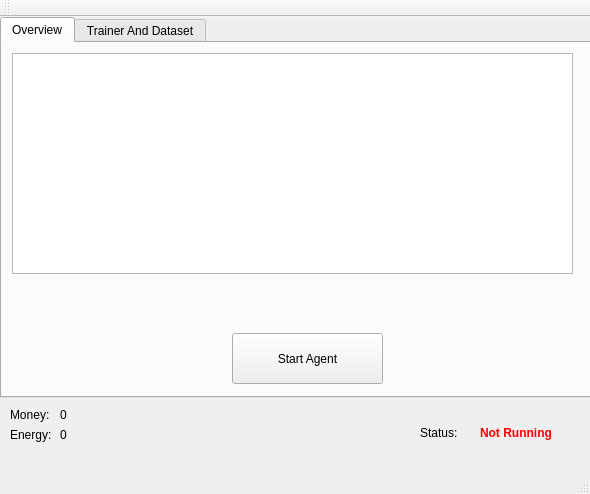
<?xml version="1.0" encoding="UTF-8"?>
<ui version="4.0">
 <class>MainWindow</class>
 <widget class="QMainWindow" name="MainWindow">
  <property name="geometry">
   <rect>
    <x>0</x>
    <y>0</y>
    <width>590</width>
    <height>494</height>
   </rect>
  </property>
  <property name="windowTitle">
   <string>MainWindow</string>
  </property>
  <widget class="QWidget" name="centralWidget">
   <widget class="QTabWidget" name="tabWidget">
    <property name="geometry">
     <rect>
      <x>0</x>
      <y>0</y>
      <width>591</width>
      <height>381</height>
     </rect>
    </property>
    <property name="currentIndex">
     <number>0</number>
    </property>
    <widget class="QWidget" name="tab">
     <attribute name="title">
      <string>Overview</string>
     </attribute>
     <widget class="QPushButton" name="btnStartAgent">
      <property name="geometry">
       <rect>
        <x>230</x>
        <y>290</y>
        <width>151</width>
        <height>51</height>
       </rect>
      </property>
      <property name="text">
       <string>Start Agent</string>
      </property>
     </widget>
     <widget class="QTableWidget" name="tblOverview">
      <property name="geometry">
       <rect>
        <x>10</x>
        <y>10</y>
        <width>561</width>
        <height>221</height>
       </rect>
      </property>
     </widget>
    </widget>
    <widget class="QWidget" name="tabTrainer">
     <attribute name="title">
      <string>Trainer And Dataset</string>
     </attribute>
     <widget class="QLabel" name="label_4">
      <property name="geometry">
       <rect>
        <x>10</x>
        <y>20</y>
        <width>91</width>
        <height>16</height>
       </rect>
      </property>
      <property name="text">
       <string>Dataset used:</string>
      </property>
     </widget>
     <widget class="QLabel" name="lblDatasetFile">
      <property name="geometry">
       <rect>
        <x>110</x>
        <y>10</y>
        <width>271</width>
        <height>61</height>
       </rect>
      </property>
      <property name="text">
       <string>DatasetFile</string>
      </property>
     </widget>
     <widget class="QLabel" name="label_6">
      <property name="geometry">
       <rect>
        <x>10</x>
        <y>100</y>
        <width>91</width>
        <height>16</height>
       </rect>
      </property>
      <property name="text">
       <string>Trainer file:</string>
      </property>
     </widget>
     <widget class="QLabel" name="lblTrainerFile">
      <property name="geometry">
       <rect>
        <x>100</x>
        <y>90</y>
        <width>251</width>
        <height>41</height>
       </rect>
      </property>
      <property name="text">
       <string>2011_2013_daily_NOK</string>
      </property>
     </widget>
     <widget class="QPushButton" name="btnTrainData">
      <property name="geometry">
       <rect>
        <x>210</x>
        <y>290</y>
        <width>141</width>
        <height>51</height>
       </rect>
      </property>
      <property name="text">
       <string>Start Training</string>
      </property>
     </widget>
    </widget>
   </widget>
   <widget class="QLabel" name="label">
    <property name="geometry">
     <rect>
      <x>10</x>
      <y>390</y>
      <width>57</width>
      <height>15</height>
     </rect>
    </property>
    <property name="text">
     <string>Money:</string>
    </property>
   </widget>
   <widget class="QLabel" name="lblCurrMoney">
    <property name="geometry">
     <rect>
      <x>60</x>
      <y>390</y>
      <width>57</width>
      <height>15</height>
     </rect>
    </property>
    <property name="text">
     <string>0</string>
    </property>
   </widget>
   <widget class="QLabel" name="lblCurrEnergy">
    <property name="geometry">
     <rect>
      <x>60</x>
      <y>410</y>
      <width>57</width>
      <height>15</height>
     </rect>
    </property>
    <property name="text">
     <string>0</string>
    </property>
   </widget>
   <widget class="QLabel" name="label_2">
    <property name="geometry">
     <rect>
      <x>10</x>
      <y>410</y>
      <width>57</width>
      <height>15</height>
     </rect>
    </property>
    <property name="text">
     <string>Energy:</string>
    </property>
   </widget>
   <widget class="QLabel" name="label_5">
    <property name="geometry">
     <rect>
      <x>420</x>
      <y>400</y>
      <width>51</width>
      <height>31</height>
     </rect>
    </property>
    <property name="text">
     <string>Status:</string>
    </property>
   </widget>
   <widget class="QLabel" name="lblStatus">
    <property name="geometry">
     <rect>
      <x>480</x>
      <y>400</y>
      <width>101</width>
      <height>31</height>
     </rect>
    </property>
    <property name="palette">
     <palette>
      <active>
       <colorrole role="WindowText">
        <brush brushstyle="SolidPattern">
         <color alpha="255">
          <red>255</red>
          <green>0</green>
          <blue>0</blue>
         </color>
        </brush>
       </colorrole>
       <colorrole role="Button">
        <brush brushstyle="SolidPattern">
         <color alpha="255">
          <red>0</red>
          <green>255</green>
          <blue>0</blue>
         </color>
        </brush>
       </colorrole>
       <colorrole role="Light">
        <brush brushstyle="SolidPattern">
         <color alpha="255">
          <red>127</red>
          <green>255</green>
          <blue>127</blue>
         </color>
        </brush>
       </colorrole>
       <colorrole role="Midlight">
        <brush brushstyle="SolidPattern">
         <color alpha="255">
          <red>63</red>
          <green>255</green>
          <blue>63</blue>
         </color>
        </brush>
       </colorrole>
       <colorrole role="Dark">
        <brush brushstyle="SolidPattern">
         <color alpha="255">
          <red>0</red>
          <green>127</green>
          <blue>0</blue>
         </color>
        </brush>
       </colorrole>
       <colorrole role="Mid">
        <brush brushstyle="SolidPattern">
         <color alpha="255">
          <red>0</red>
          <green>170</green>
          <blue>0</blue>
         </color>
        </brush>
       </colorrole>
       <colorrole role="Text">
        <brush brushstyle="SolidPattern">
         <color alpha="255">
          <red>0</red>
          <green>255</green>
          <blue>0</blue>
         </color>
        </brush>
       </colorrole>
       <colorrole role="BrightText">
        <brush brushstyle="SolidPattern">
         <color alpha="255">
          <red>255</red>
          <green>255</green>
          <blue>255</blue>
         </color>
        </brush>
       </colorrole>
       <colorrole role="ButtonText">
        <brush brushstyle="SolidPattern">
         <color alpha="255">
          <red>0</red>
          <green>255</green>
          <blue>0</blue>
         </color>
        </brush>
       </colorrole>
       <colorrole role="Base">
        <brush brushstyle="SolidPattern">
         <color alpha="255">
          <red>255</red>
          <green>255</green>
          <blue>255</blue>
         </color>
        </brush>
       </colorrole>
       <colorrole role="Window">
        <brush brushstyle="SolidPattern">
         <color alpha="255">
          <red>0</red>
          <green>255</green>
          <blue>0</blue>
         </color>
        </brush>
       </colorrole>
       <colorrole role="Shadow">
        <brush brushstyle="SolidPattern">
         <color alpha="255">
          <red>0</red>
          <green>0</green>
          <blue>0</blue>
         </color>
        </brush>
       </colorrole>
       <colorrole role="AlternateBase">
        <brush brushstyle="SolidPattern">
         <color alpha="255">
          <red>127</red>
          <green>255</green>
          <blue>127</blue>
         </color>
        </brush>
       </colorrole>
       <colorrole role="ToolTipBase">
        <brush brushstyle="SolidPattern">
         <color alpha="255">
          <red>255</red>
          <green>255</green>
          <blue>220</blue>
         </color>
        </brush>
       </colorrole>
       <colorrole role="ToolTipText">
        <brush brushstyle="SolidPattern">
         <color alpha="255">
          <red>0</red>
          <green>255</green>
          <blue>0</blue>
         </color>
        </brush>
       </colorrole>
      </active>
      <inactive>
       <colorrole role="WindowText">
        <brush brushstyle="SolidPattern">
         <color alpha="255">
          <red>255</red>
          <green>0</green>
          <blue>0</blue>
         </color>
        </brush>
       </colorrole>
       <colorrole role="Button">
        <brush brushstyle="SolidPattern">
         <color alpha="255">
          <red>0</red>
          <green>255</green>
          <blue>0</blue>
         </color>
        </brush>
       </colorrole>
       <colorrole role="Light">
        <brush brushstyle="SolidPattern">
         <color alpha="255">
          <red>127</red>
          <green>255</green>
          <blue>127</blue>
         </color>
        </brush>
       </colorrole>
       <colorrole role="Midlight">
        <brush brushstyle="SolidPattern">
         <color alpha="255">
          <red>63</red>
          <green>255</green>
          <blue>63</blue>
         </color>
        </brush>
       </colorrole>
       <colorrole role="Dark">
        <brush brushstyle="SolidPattern">
         <color alpha="255">
          <red>0</red>
          <green>127</green>
          <blue>0</blue>
         </color>
        </brush>
       </colorrole>
       <colorrole role="Mid">
        <brush brushstyle="SolidPattern">
         <color alpha="255">
          <red>0</red>
          <green>170</green>
          <blue>0</blue>
         </color>
        </brush>
       </colorrole>
       <colorrole role="Text">
        <brush brushstyle="SolidPattern">
         <color alpha="255">
          <red>0</red>
          <green>255</green>
          <blue>0</blue>
         </color>
        </brush>
       </colorrole>
       <colorrole role="BrightText">
        <brush brushstyle="SolidPattern">
         <color alpha="255">
          <red>255</red>
          <green>255</green>
          <blue>255</blue>
         </color>
        </brush>
       </colorrole>
       <colorrole role="ButtonText">
        <brush brushstyle="SolidPattern">
         <color alpha="255">
          <red>0</red>
          <green>255</green>
          <blue>0</blue>
         </color>
        </brush>
       </colorrole>
       <colorrole role="Base">
        <brush brushstyle="SolidPattern">
         <color alpha="255">
          <red>255</red>
          <green>255</green>
          <blue>255</blue>
         </color>
        </brush>
       </colorrole>
       <colorrole role="Window">
        <brush brushstyle="SolidPattern">
         <color alpha="255">
          <red>0</red>
          <green>255</green>
          <blue>0</blue>
         </color>
        </brush>
       </colorrole>
       <colorrole role="Shadow">
        <brush brushstyle="SolidPattern">
         <color alpha="255">
          <red>0</red>
          <green>0</green>
          <blue>0</blue>
         </color>
        </brush>
       </colorrole>
       <colorrole role="AlternateBase">
        <brush brushstyle="SolidPattern">
         <color alpha="255">
          <red>127</red>
          <green>255</green>
          <blue>127</blue>
         </color>
        </brush>
       </colorrole>
       <colorrole role="ToolTipBase">
        <brush brushstyle="SolidPattern">
         <color alpha="255">
          <red>255</red>
          <green>255</green>
          <blue>220</blue>
         </color>
        </brush>
       </colorrole>
       <colorrole role="ToolTipText">
        <brush brushstyle="SolidPattern">
         <color alpha="255">
          <red>0</red>
          <green>255</green>
          <blue>0</blue>
         </color>
        </brush>
       </colorrole>
      </inactive>
      <disabled>
       <colorrole role="WindowText">
        <brush brushstyle="SolidPattern">
         <color alpha="255">
          <red>0</red>
          <green>127</green>
          <blue>0</blue>
         </color>
        </brush>
       </colorrole>
       <colorrole role="Button">
        <brush brushstyle="SolidPattern">
         <color alpha="255">
          <red>0</red>
          <green>255</green>
          <blue>0</blue>
         </color>
        </brush>
       </colorrole>
       <colorrole role="Light">
        <brush brushstyle="SolidPattern">
         <color alpha="255">
          <red>127</red>
          <green>255</green>
          <blue>127</blue>
         </color>
        </brush>
       </colorrole>
       <colorrole role="Midlight">
        <brush brushstyle="SolidPattern">
         <color alpha="255">
          <red>63</red>
          <green>255</green>
          <blue>63</blue>
         </color>
        </brush>
       </colorrole>
       <colorrole role="Dark">
        <brush brushstyle="SolidPattern">
         <color alpha="255">
          <red>0</red>
          <green>127</green>
          <blue>0</blue>
         </color>
        </brush>
       </colorrole>
       <colorrole role="Mid">
        <brush brushstyle="SolidPattern">
         <color alpha="255">
          <red>0</red>
          <green>170</green>
          <blue>0</blue>
         </color>
        </brush>
       </colorrole>
       <colorrole role="Text">
        <brush brushstyle="SolidPattern">
         <color alpha="255">
          <red>0</red>
          <green>127</green>
          <blue>0</blue>
         </color>
        </brush>
       </colorrole>
       <colorrole role="BrightText">
        <brush brushstyle="SolidPattern">
         <color alpha="255">
          <red>255</red>
          <green>255</green>
          <blue>255</blue>
         </color>
        </brush>
       </colorrole>
       <colorrole role="ButtonText">
        <brush brushstyle="SolidPattern">
         <color alpha="255">
          <red>0</red>
          <green>127</green>
          <blue>0</blue>
         </color>
        </brush>
       </colorrole>
       <colorrole role="Base">
        <brush brushstyle="SolidPattern">
         <color alpha="255">
          <red>0</red>
          <green>255</green>
          <blue>0</blue>
         </color>
        </brush>
       </colorrole>
       <colorrole role="Window">
        <brush brushstyle="SolidPattern">
         <color alpha="255">
          <red>0</red>
          <green>255</green>
          <blue>0</blue>
         </color>
        </brush>
       </colorrole>
       <colorrole role="Shadow">
        <brush brushstyle="SolidPattern">
         <color alpha="255">
          <red>0</red>
          <green>0</green>
          <blue>0</blue>
         </color>
        </brush>
       </colorrole>
       <colorrole role="AlternateBase">
        <brush brushstyle="SolidPattern">
         <color alpha="255">
          <red>0</red>
          <green>255</green>
          <blue>0</blue>
         </color>
        </brush>
       </colorrole>
       <colorrole role="ToolTipBase">
        <brush brushstyle="SolidPattern">
         <color alpha="255">
          <red>255</red>
          <green>255</green>
          <blue>220</blue>
         </color>
        </brush>
       </colorrole>
       <colorrole role="ToolTipText">
        <brush brushstyle="SolidPattern">
         <color alpha="255">
          <red>0</red>
          <green>255</green>
          <blue>0</blue>
         </color>
        </brush>
       </colorrole>
      </disabled>
     </palette>
    </property>
    <property name="font">
     <font>
      <weight>75</weight>
      <bold>true</bold>
     </font>
    </property>
    <property name="text">
     <string>Not Running</string>
    </property>
    <property name="textFormat">
     <enum>Qt::PlainText</enum>
    </property>
   </widget>
   <widget class="QWidget" name="layoutWidget">
    <property name="geometry">
     <rect>
      <x>230</x>
      <y>410</y>
      <width>148</width>
      <height>19</height>
     </rect>
    </property>
    <layout class="QHBoxLayout" name="horizontalLayout_2">
     <item>
      <layout class="QHBoxLayout" name="horizontalLayout">
       <item>
        <widget class="QLabel" name="label_3">
         <property name="text">
          <string>Current Spot:</string>
         </property>
        </widget>
       </item>
       <item>
        <widget class="QLabel" name="lblSpotPrice">
         <property name="text">
          <string>113</string>
         </property>
        </widget>
       </item>
      </layout>
     </item>
     <item>
      <widget class="QLabel" name="label_7">
       <property name="text">
        <string>NOK</string>
       </property>
      </widget>
     </item>
    </layout>
   </widget>
   <zorder>layoutWidget</zorder>
   <zorder>tabWidget</zorder>
   <zorder>label</zorder>
   <zorder>lblCurrMoney</zorder>
   <zorder>lblCurrEnergy</zorder>
   <zorder>label_2</zorder>
   <zorder>label_5</zorder>
   <zorder>lblStatus</zorder>
  </widget>
  <widget class="QMenuBar" name="menuBar">
   <property name="geometry">
    <rect>
     <x>0</x>
     <y>0</y>
     <width>590</width>
     <height>20</height>
    </rect>
   </property>
  </widget>
  <widget class="QToolBar" name="mainToolBar">
   <attribute name="toolBarArea">
    <enum>TopToolBarArea</enum>
   </attribute>
   <attribute name="toolBarBreak">
    <bool>false</bool>
   </attribute>
  </widget>
  <widget class="QStatusBar" name="statusBar"/>
 </widget>
 <layoutdefault spacing="6" margin="11"/>
 <resources/>
 <connections/>
</ui>
